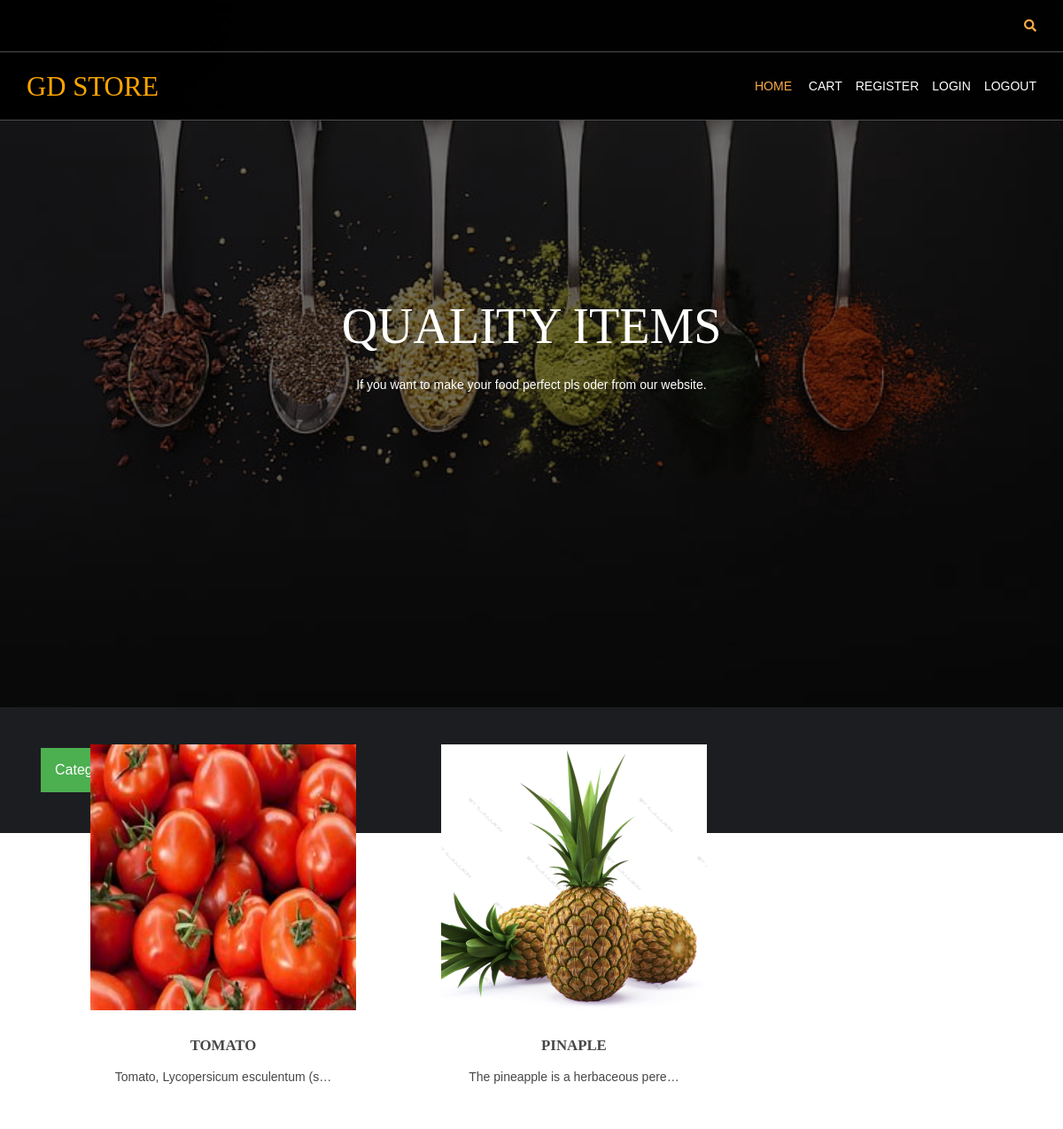
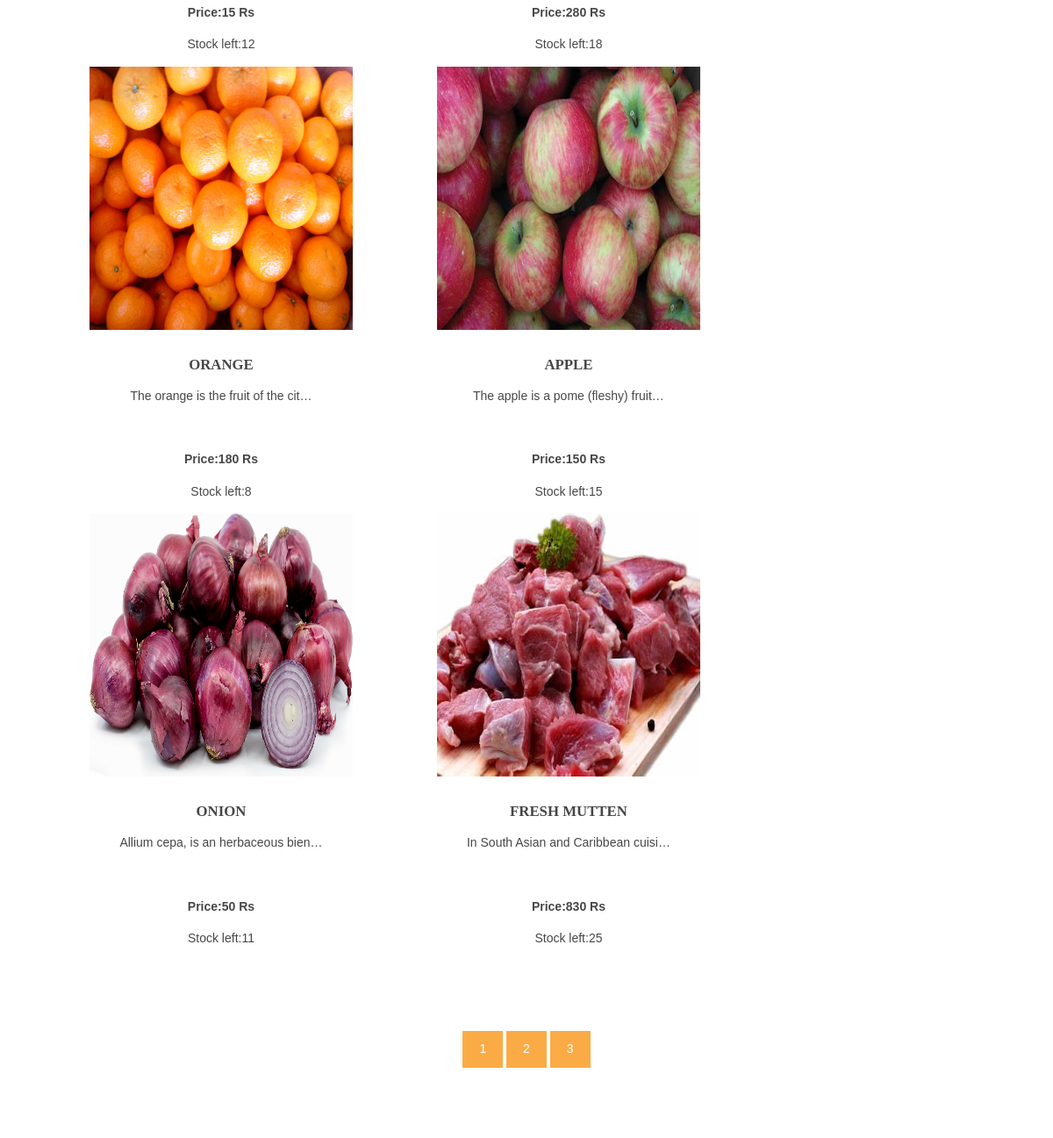
The page / on the database its author committed (2 pictures, top to bottom).
### shop/models.py (models this page shows, shortened)
class products(models.Model):
    name = models.CharField(max_length=100, unique=True)
    slug = models.SlugField(max_length=100, unique=True)
    img = models.ImageField(upload_to='product')
    desc = models.TextField()
    stock = models.IntegerField()
    available = models.BooleanField()
    price = models.IntegerField()
    category=models.ForeignKey(categ,on_delete=models.CASCADE)
    def get_url(self):
        return reverse('details', args=[self.category.slug, self.slug])

### shop/views.py (the view)
# urls.py: 2. Add a URL to urlpatterns:  path('', views.home, name='home')
def home(request,c_slug=None):
    c_page=None
    prodt=None
    if c_slug!=None:
        c_page=get_object_or_404(categ,slug=c_slug)
        prodt=products.objects.filter(category=c_page,available=True)
    else:
        prodt=products.objects.all().filter(available=True)
    cat=categ.objects.all()
    paginator=Paginator(prodt,6)
    try:
        page=int(request.GET.get('page','1'))
    except:
        page=1
    try:
        pro=paginator.page(page)
    except(EmptyPage,InvalidPage):
        pro=paginator.page(paginator.num_pages)
    return render(request,"index.html",{'pr':prodt,"ct":cat,'pg':pro})

### cart/context_processor.py (called while the page is built)
def count(request):
    item_count=0
    if 'admin' in request.path:
        return {}
    else:
        try:
            ct=cartlist.objects.filter(cart_id=c_id(request))
            cti=items.objects.all().filter(cart=ct[:1])
            for c in cti:
                item_count += c.quan
        except cartlist.DoesNotExist:
            item_count=0
        return dict(itc=item_count)

### cart/views.py (called while the page is built)
def c_id(request):
    ct_id=request.session.session_key
    if not ct_id:
        ct_id=request.session.create()
    return ct_id

### shop/models.py (called while the page is built)
    def get_url(self):
        return reverse('prod_cat',args=[self.slug])

### templates/index.html (shortened to what this page needs)
{% extends 'base.html' %}
{% load static %}
{% block content %}
<html lang="">
<head>
<link href="{% static 'hm/layout/styles/layout.css' %}" rel="stylesheet" type="text/css" media="all">
</head>
<body id="top">
<div class="bgded overlay" style="background-image:url({% static 'hm/images/demo/backgrounds/bg.jpg' %});">
  <div id="pageintro" class="hoc clear">
    <article>
      <h3 class="heading">QUALITY ITEMS</h3>
      <p>If you want to make your food perfect pls oder from our website.</p>
    </article>
  </div>
</div>
<div class="dropdown">
  <button class="dropbtn">Categories</button>
</div>
<div class="wrapper row3">
  <main class="hoc container clear">
    <section id="introblocks">
      <ul class="nospace group btmspace-80">
        {% for i in pg.object_list %}
        <li class="one_third">
          <figure><a class="imgover" href="{{i.get_url}}"><img src="{{i.img.url}}" alt="" style="height:300;width:300";></a>
            <figcaption>
              <h6 class="heading">{{i.name}}</h6>
              <p>{{i.desc|truncatechars:35}}</p><br>
              <p><b>Price:{{i.price}} Rs</b></p>
              <p>Stock left:{{i.stock}}</p>
            </figcaption>
          </figure>
        </li>
        {% endfor %}
      </ul>
    </section>
    <center>
      {% for p in pg.paginator.page_range %}
      <a href="?page={{p}}" class="btn btn-light btn-sm {% if pg_number == p %} active {% endif %}">{{p}}</a>
      {% endfor %}
    </center>
  </main>
</div>
</body>
</html>
{% endblock %}

### templates/base.html (shortened to what this page needs)
{% load static %}
<html lang="">
<head>
<link href="{% static 'hm/layout/styles/layout.css' %}" rel="stylesheet" type="text/css" media="all">
</head>
<body id="top">
<div class="bgded overlay" style="background-image:url({% static 'hm/images/demo/backgrounds/tyre.jpg' %});">
  <div class="wrapper row0">
    <div id="topbar" class="hoc clear">
      <div class="fl_right">
        <ul class="nospace">
          <li id="searchform">
          </li>
        </ul>
      </div>
    </div>
  </div>
  <div class="wrapper row1">
    <header id="header" class="hoc clear">
      <div id="logo" class="fl_left">
        <h1 style="color:orange;"><a href="/">GD STORE</a></h1>
      </div>
      <nav id="mainav" class="fl_right">
        <ul class="clear">
          <li class="active"><a href="/">Home</a></li>
           <li><a class="active" href="{% url 'CartDetails' %}">Cart</a>
          <li><a class="active" href="accounts/register">Register</a>
           <li><a class="active" href="accounts/login">Login</a>
           <li><a class="active" href="/">Logout</a>
          </li>
        </ul>
      </nav>
    </header>
  </div>
</div>
{% block content %}
{% endblock %}
</body>
</html>

### static/hm/layout/styles/layout.css (style rules this page uses)
.row1 { border:solid; border-width:1px 0; }
#topbar { padding:20px 0; font-size:.8rem; text-transform:uppercase; }
#topbar ul li { display:inline-block; margin-right:15px; }
#topbar ul li:last-child { margin-right:0; padding-right:0; border-right:none; }
#topbar #searchform { position:relative; line-height:1; z-index:9999; }
#topbar #searchform::after { display:block; height:18px; line-height:18px; padding:0; font-family:"Font Awesome\ 5 Free"; font-weight:900; font-size:1rem; content:"\f002"; }
#topbar #searchform ::placeholder { text-transform:capitalize; }
#header #logo { margin:22px 0 0 0; }
#header #logo h1 { margin:0; padding:0; font-size:2.2rem; text-transform:uppercase; }
#pageintro { padding:200px 0 300px; }
#pageintro article, #pageintro article p { display:block; max-width:75%; margin:0 auto; text-align:center; }
#pageintro article p { max-width:65%; line-height:2rem; }
#pageintro .heading { margin-bottom:20px; font-size:4rem; }
.container { padding:80px 0; }
#introblocks { display:block; position:relative; margin:-180px 0 0 0; z-index:1; text-align:center; }
#introblocks figure figcaption { display:block; padding:30px 0 0 0; text-align:center; }
#introblocks figure figcaption .heading { font-size:1.2rem; font-weight:700; margin-bottom:0; }
*, *::before, *::after { transition:all .3s ease-in-out; }
nav ul, nav ol { margin:0; padding:0; list-style:none; }
#mainav, #breadcrumb, .sidebar nav { line-height:normal; }
#mainav ul { text-transform:uppercase; }
#mainav li { display:inline-block; position:relative; margin:0 15px 0 0; padding:0; }
#mainav li:last-child { margin-right:0; }
#mainav li a { display:block; padding:30px 0; }
body { color:#A5A6AA; background-color:#1C1D21; }
a { color:#FBAB45; }
.overlay { color:#FFFFFF; background-color:inherit; }
.overlay::after { color:inherit; background-color:rgba(0,0,0,.55); }
.btn, .btn.inverse:hover { color:#FFFFFF; background-color:#FBAB45; border-color:#FBAB45; }
.imgover, .imgover:hover::after { color:#FFFFFF; }
.row1 { border-color:rgba(255,255,255,.3); }
.row3 { color:#474747; background-color:#FFFFFF; }
#topbar #searchform { color:#FBAB45; }
#header #logo h1 a { color:inherit; }
#pageintro { color:#FFFFFF; }
#mainav li a { color:inherit; }
#mainav .active a, #mainav a:hover, #mainav li:hover > a { color:#FBAB45; background-color:inherit; }
@media screen and (min-width:1140px) { .hoc { max-width:1140px; } }

### templates/index.html (style rules this page uses)
.dropbtn { background-color: #4CAF50; color: white; padding: 16px; font-size: 16px; border: none; cursor: pointer; }
.dropdown { position: relative; display: inline-block; padding: 46px; }

### rows shown on the page
products: img (picture), name "TOMATO", desc "Tomato, Lycopersicum esculentum (s…", price "15", stock "12"
products: img (picture), name "PINAPLE", desc "The pineapple is a herbaceous pere…", price "280", stock "18"
products: img (picture), name "ORANGE", desc "The orange is the fruit of the cit…", price "180", stock "8"
products: img (picture), name "APPLE", desc "The apple is a pome (fleshy) fruit…", price "150", stock "15"
products: img (picture), name "ONION", desc "Allium cepa, is an herbaceous bien…", price "50", stock "11"
products: img (picture), name "FRESH MUTTEN", desc "In South Asian and Caribbean cuisi…", price "830", stock "25"

### other values the page prints
{{ p }} "1" "2" "3"
